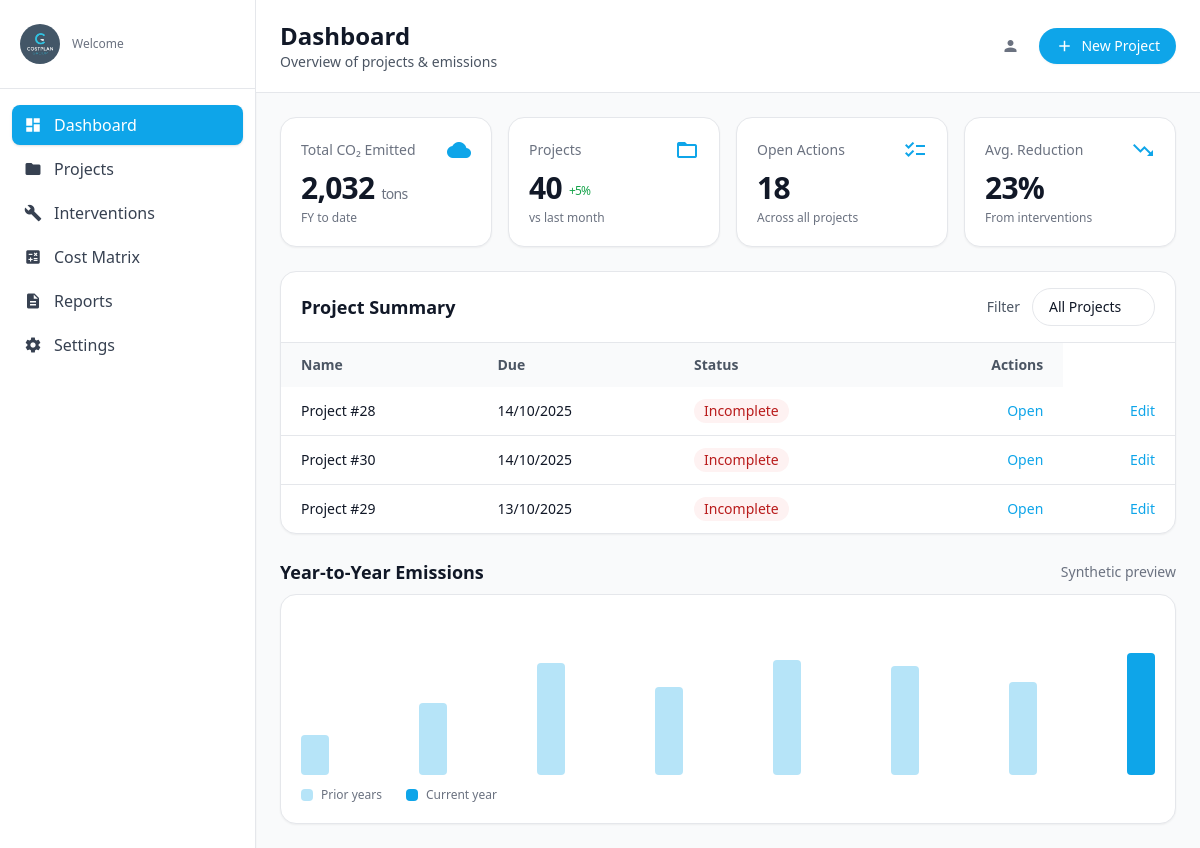
The page /dashboard/ (signed in) on the database as committed earlier.
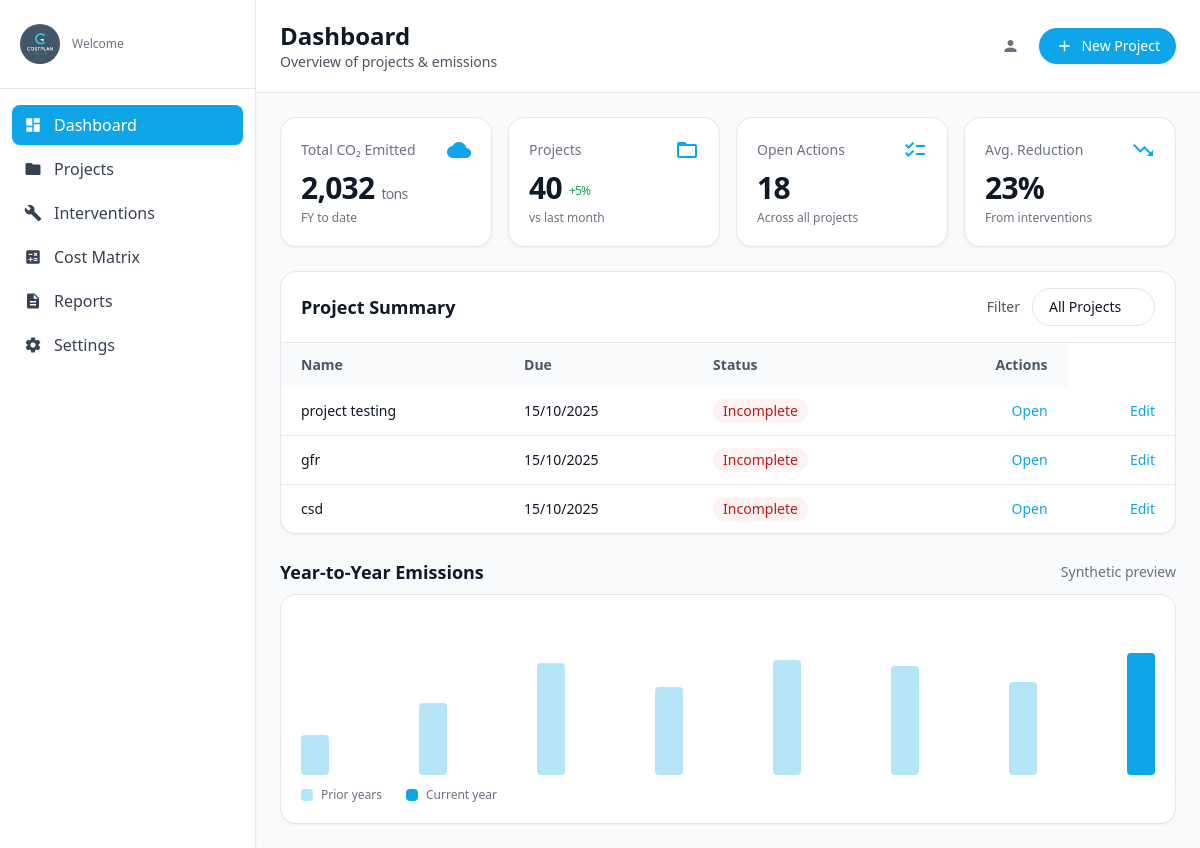
The same page on the database as committed later.
### app1/models.py (models this page shows, shortened)
class Metrics(models.Model):
    id = models.AutoField(primary_key=True)
    user = models.ForeignKey(User, on_delete=models.SET_NULL, null=True, blank=True, related_name="metrics")
    project_code = models.CharField(max_length=120, null=True, blank=True)  # free-form link to a project if needed
    building_type = models.CharField(max_length=120, null=True, blank=True)
    roof_area_m2 = models.DecimalField(max_digits=12, decimal_places=2, null=True, blank=True)
    roof_percent_gifa = models.DecimalField(max_digits=6, decimal_places=2, null=True, blank=True)
    basement_present = models.BooleanField(default=False)
    basement_size_m2 = models.DecimalField(max_digits=12, decimal_places=2, null=True, blank=True)
    basement_percent_gifa = models.DecimalField(max_digits=6, decimal_places=2, null=True, blank=True)
    num_apartments = models.PositiveIntegerField(null=True, blank=True)
    num_keys = models.PositiveIntegerField(null=True, blank=True)
    num_wcs = models.PositiveIntegerField(null=True, blank=True)
    gifa_m2 = models.DecimalField("GIFA (m²)", max_digits=14, decimal_places=2, null=True, blank=True)
    external_wall_area_m2 = models.DecimalField(max_digits=14, decimal_places=2, null=True, blank=True)
    external_openings_m2 = models.DecimalField(max_digits=14, decimal_places=2, null=True, blank=True)
    building_footprint_m2 = models.DecimalField(max_digits=14, decimal_places=2, null=True, blank=True)
    estimated_auto_budget_aud = models.DecimalField(max_digits=16, decimal_places=2, null=True, blank=True)
    project_name = models.CharField(max_length=255, null=True, blank=True)
    location     = models.CharField(max_length=255, null=True, blank=True)
    created_at = models.DateTimeField(auto_now_add=True)
    updated_at = models.DateTimeField(auto_now=True)
    class Meta:
        db_table = "Metrics"
        indexes = [
            models.Index(fields=["building_type"]),
            models.Index(fields=["project_code"]),
            models.Index(fields=["created_at"]),
        ]

### app1/views.py (the view)
# urls.py: path('dashboard/', views.dashboard_view, name='dashboard'),
@login_required(login_url='login')
def dashboard_view(request: HttpRequest):
    from app1.models import Metrics
    latest_projects = Metrics.objects.order_by("-updated_at", "-created_at")[:3]
    total_projects = Metrics.objects.count()
    total_co2 = 2032  # Replace with a calculation later if available
    open_actions = 18
    avg_reduction = 23
    return render(request, "dashboard.html", {
        "latest_projects": latest_projects,
        "total_projects": total_projects,
        "total_co2": total_co2,
        "open_actions": open_actions,
        "avg_reduction": avg_reduction,
    })

### app1/context_processors.py (called while the page is built)
def theme_context(request):
    return {
        'current_theme': request.session.get('theme', 'light')
    }

### app1/templates/dashboard.html (shortened to what the changed rows need)
{% load static %}
<!DOCTYPE html>
<html lang="en">
<head>
  <script src="https://cdn.tailwindcss.com"></script>
</head>
<body class="min-h-screen bg-gray-50 text-gray-900">
  <div class="flex min-h-screen">
    <main class="flex-1">
      <header class="bg-white border-b">
        <div class="max-w-7xl mx-auto px-6 py-5 flex items-center justify-between">
          <div>
            <h1 class="text-2xl font-semibold">Dashboard</h1>
          </div>
        </div>
      </header>
      <div class="max-w-7xl mx-auto px-6 py-6 space-y-6">
        <section class="bg-white border rounded-2xl shadow-sm">
          <div class="px-5 py-4 border-b flex items-center justify-between">
            <h2 class="text-lg font-semibold">Project Summary</h2>
          </div>
          <div class="overflow-x-auto">
            <table class="min-w-full text-sm">
              <thead class="bg-gray-50 text-gray-600">
                <tr>
                  <th class="text-left px-5 py-3">Name</th>
                  <th class="text-left px-5 py-3">Due</th>
                  <th class="text-left px-5 py-3">Status</th>
                  <th class="text-right px-5 py-3">Actions</th>
                </tr>
              </thead>
              <tbody class="divide-y">
                {% for p in latest_projects %}
                <tr class="hover:bg-gray-50">
                  <td class="px-5 py-3 font-medium">
                    {% if p.project_name %}
                      {{ p.project_name }}
                    {% else %}
                      Project #{{ p.id }}
                    {% endif %}
                  </td>
                  <td class="px-5 py-3">
                    {% if p.updated_at %}
                      {{ p.updated_at|date:"d/m/Y" }}
                    {% elif p.created_at %}
                      {{ p.created_at|date:"d/m/Y" }}
                    {% else %}
                      —
                    {% endif %}
                  </td>
                  <td class="px-5 py-3">
                    <span class="inline-flex items-center rounded-full
                      {% if p.status == 'Complete' %} bg-green-50 text-green-700
                      {% elif p.status == 'In Progress' %} bg-orange-50 text-orange-700
                      {% else %} bg-red-50 text-red-700
                      {% endif %}
                      px-2.5 py-0.5">
                      {{ p.status|default:"Incomplete" }}
                    </span>
                  </td>
                  <td class="px-5 py-3 text-right">
                    <a href="{% url 'project_detail' p.id %}" class="text-brand hover:text-brand-700">Open</a>
                  </td>
                  <td class="px-5 py-3 text-right">
                    <a href="{% url 'project_detail' p.id %}" class="text-brand hover:text-brand-700">Edit</a>
                  </td>
                </tr>
                {% empty %}
                <tr>
                  <td colspan="4" class="px-5 py-6 text-gray-500 text-center">
                    No recent projects found.
                  </td>
                </tr>
                {% endfor %}
              </tbody>
            </table>
          </div>
        </section>
        <section>
          <div class="flex items-center justify-between mb-2">
            <h2 class="text-lg font-semibold">Year-to-Year Emissions</h2>
          </div>
        </section>
      </div>
    </main>
  </div>
</body>
</html>

Rows that differ between the two databases and show on the page:
no longer on this page (row unchanged): Metrics: id "28", updated_at "14/10/2025", status "Incomplete"
no longer on this page (row unchanged): Metrics: id "30", updated_at "14/10/2025", status "Incomplete"
no longer on this page (row unchanged): Metrics: id "29", updated_at "13/10/2025", status "Incomplete"
added Metrics: project_name "project testing", updated_at "15/10/2025", status "Incomplete"
added Metrics: project_name "gfr", updated_at "15/10/2025", status "Incomplete"
added Metrics: project_name "csd", updated_at "15/10/2025", status "Incomplete"
